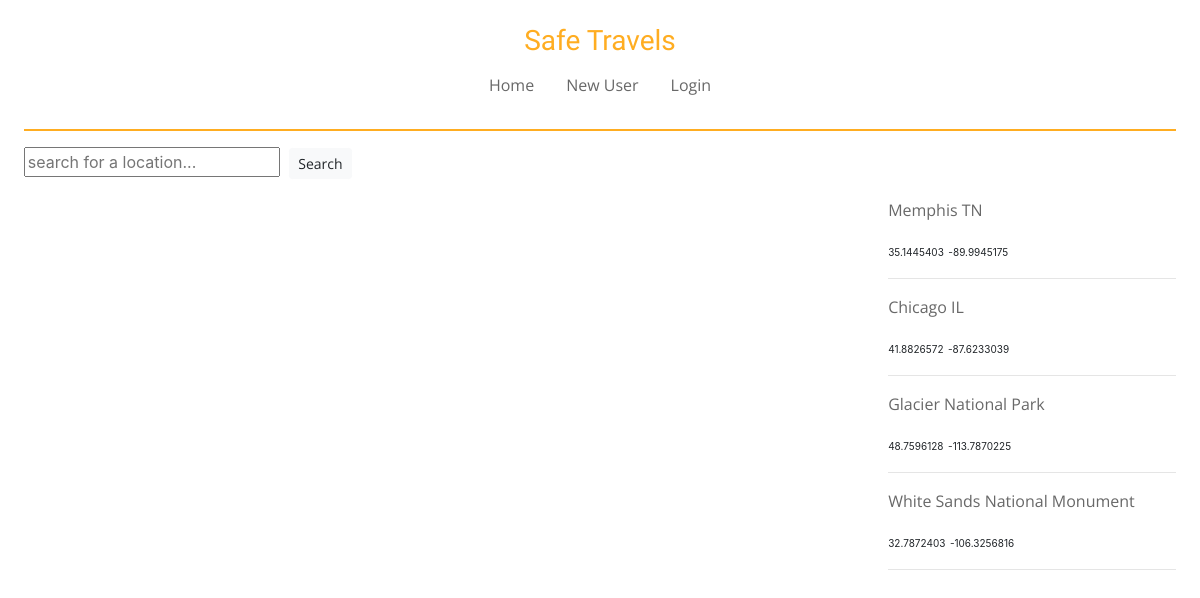
The page / on the database its author committed.
### travelApp/models.py (models this page shows, shortened)
class LocationLog(models.Model):
    location = models.CharField(max_length=500, default='')
    location_lat = models.FloatField(default=0)
    location_long = models.FloatField(default=0)
    date_of_visit = models.DateField(default=date.today)
    summary = models.TextField(default='')
    safety = models.PositiveSmallIntegerField(default=1)
    affordability = models.PositiveSmallIntegerField(default=1)
    accessibility = models.PositiveSmallIntegerField(default=1)
    image = models.ImageField(upload_to='images', null=True, blank=True)
    userModel_fk = models.ForeignKey(UserModel, on_delete=models.CASCADE, null=True, blank=True)

### travelApp/views.py (the view)
# urls.py: path('', views.index, name='index'),
def index(request):
    locationLogs = LocationLog.objects.all()
    context = {
        'allLogs': locationLogs
    }
    return render(request, 'travelApp/index.html', context)

### travelApp/templates/travelApp/index.html (shortened to what this page needs)
{% extends 'travelApp/base.html' %}
{% block content %}
    <form class="searchBar" action="{% url 'searchLocation' %}" method="POST">
        <input type="text" name="searchBar" placeholder="search for a location...">
        <button type="submit" class="btn btn-light btn-sm">Search</button>
    </form>
    <div class="mapAndLogs">
        <div id="map"></div>
        <div class="listLogs">
            {% for logs in allLogs %}
            <a href="{% url 'logDetails' logs.id %}"><p class="locationName">{{logs.location}}</p></a>
            <p class="lat">{{logs.location_lat}}</p>
            <p class="long">{{logs.location_long}}</p>
            <hr>
            {% endfor %}
        </div>
    </div>
{% endblock %}

### travelApp/static/travelApp/css/base.css (style rules this page uses)
html, body { height: 100%; margin: 1%; padding-bottom: 1%; }
hr { color: rgba(255, 173, 33, 1); }
a { font-family: 'Open Sans', sans-serif; color: rgb(104, 104, 104); }
button { font-family: 'Open Sans', sans-serif; margin: 5px; }
.lat, .long { font-size: 10px; display: inline; }
.mapAndLogs { display: grid; grid-template-columns: 3fr 1fr; height: 75%; }
#map { height: 100%; grid-column: 1; grid-row: 1; margin: 1% 1% 0 0; }
.listLogs { grid-column: 2; grid-row: 1; margin: 5% 0 0 0; overflow: scroll; }

### rows shown on the page
LocationLog: location "Memphis TN", location_lat "35.1445403", location_long "-89.9945175"
LocationLog: location "Chicago IL", location_lat "41.8826572", location_long "-87.6233039"
LocationLog: location "Glacier National Park", location_lat "48.7596128", location_long "-113.7870225"
LocationLog: location "White Sands National Monument", location_lat "32.7872403", location_long "-106.3256816"
